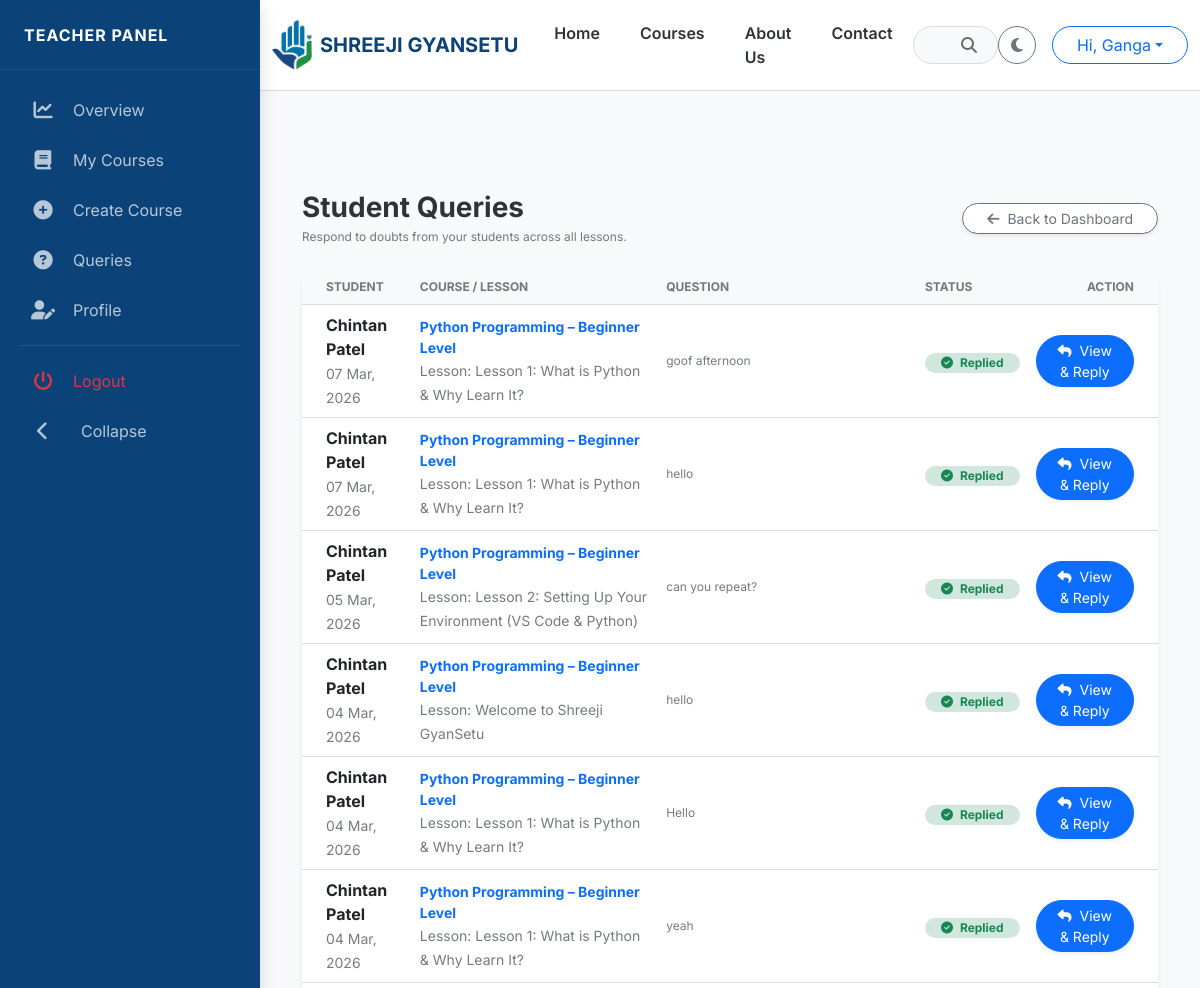
The app's page /dashboard/teacher/queries/ (signed in, upper part), older data.
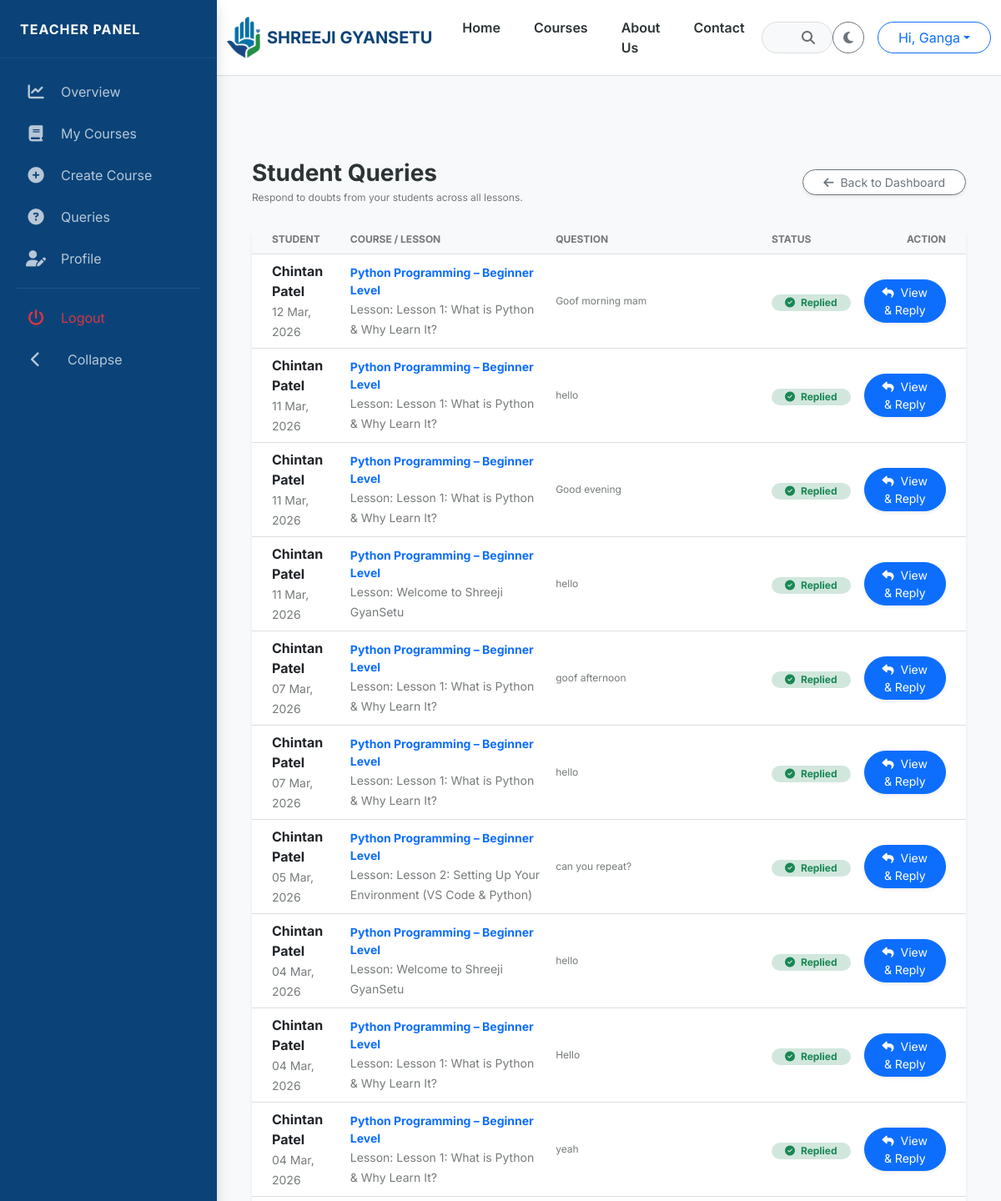
The same page, newer data.
### users/models.py (models this page shows, shortened)
class User(AbstractUser):
    class Role(models.TextChoices):
        ADMIN = "ADMIN", "Admin"
        TEACHER = "TEACHER", "Teacher"
        STUDENT = "STUDENT", "Student"
    role = models.CharField(max_length=10, choices=Role.choices, default=Role.STUDENT)
    phone_number = models.CharField(max_length=15, blank=True, null=True)
    profile_picture = models.ImageField(upload_to='profiles/', blank=True, null=True)

### courses/models.py (models this page shows, shortened)
class LessonQuery(models.Model):
    lesson = models.ForeignKey(Lesson, on_delete=models.CASCADE, related_name='queries')
    student = models.ForeignKey(
        settings.AUTH_USER_MODEL,
        on_delete=models.CASCADE,
        related_name='student_queries'
    )
    question = models.TextField()
    answer = models.TextField(blank=True, null=True)
    is_resolved = models.BooleanField(default=False)
    created_at = models.DateTimeField(auto_now_add=True)
    updated_at = models.DateTimeField(auto_now=True)
    class Meta:
        verbose_name_plural = "9. Lesson Queries"
        ordering = ['-created_at']

class Lesson(models.Model):
    LESSON_TYPES = [('Video', 'Video'), ('PDF', 'Notes'), ('Quiz', 'Quiz')]
    course = models.ForeignKey(Course, on_delete=models.CASCADE, related_name='course_lessons')
    module = ChainedForeignKey(
        Module,
        chained_field="course",
        chained_model_field="course",
        show_all=False,
        auto_choose=True,
        sort=True,
        related_name='lessons'
    )
    title = models.CharField(max_length=200)
    lesson_type = models.CharField(max_length=10, choices=LESSON_TYPES, default='Video')
    lecturer_name = models.CharField(max_length=100, blank=True, null=True, default="Admin")
    description = models.TextField(blank=True, null=True, help_text="Detailed information about this video content")
    thumbnail = models.ImageField(upload_to='lesson_thumbnails/', blank=True, null=True, help_text="Upload a specific thumbnail for this lesson video")
    video_url = models.URLField(blank=True, null=True, help_text="YouTube or Vimeo Link")
    content_file = models.FileField(upload_to='lessons/', blank=True, null=True)
    notes_file = models.FileField(upload_to='lesson_notes/', blank=True, null=True, help_text="Upload PDF Notes for this lesson")
    is_preview = models.BooleanField(default=False, help_text="Check if this is a free demo lesson")
    order = models.PositiveIntegerField(default=0)
    resources = models.TextField(
        blank=True,
        null=True,
        help_text="Add links or descriptions of resources here (e.g. GitHub link, useful websites)"
    )
    class Meta:
        verbose_name_plural = "4. Lessons"
        ordering = ['order']

class Course(models.Model):
    LEVEL_CHOICES = [('Beginner', 'Beginner'), ('Intermediate', 'Intermediate'), ('Advanced', 'Advanced')]
    master_category = models.ForeignKey(MasterCategory, on_delete=models.CASCADE, related_name='courses')
    title = models.CharField(max_length=200)
    slug = models.SlugField(unique=True, blank=True)
    thumbnail = models.ImageField(upload_to='course_thumbnails/')
    description = models.TextField()
    is_active = models.BooleanField(default=True)
    price = models.DecimalField(max_digits=10, decimal_places=2)
    discount_price = models.DecimalField(max_digits=10, decimal_places=2, null=True, blank=True)
    level = models.CharField(max_length=20, choices=LEVEL_CHOICES, default='Beginner')
    is_live = models.BooleanField(default=False)
    enrollment_count = models.PositiveIntegerField(default=0)
    created_at = models.DateTimeField(auto_now_add=True)
    teacher = models.ForeignKey(
        settings.AUTH_USER_MODEL,
        on_delete=models.SET_NULL,
        null=True,
        blank=True,
        limit_choices_to=Q(profile__user_type= 'Teacher') | Q(profile__user_type= 'Admin'),
        related_name='taught_courses',
    )
    students = models.ManyToManyField(
        settings.AUTH_USER_MODEL,
        related_name='enrolled_courses',
        blank=True,
        limit_choices_to=Q(profile__user_type= 'Student')
    )
    @property
    def enrollment_count(self):
        """Returns the actual count from the ManyToMany relationship"""
        return self.students.count()
    class Meta:
        verbose_name_plural = "2. Courses"

### courses/views.py (the view)
# urls.py: path('dashboard/teacher/queries/', teacher_queries, name='teacher_queries'),
@login_required
def teacher_queries(request):
    try:
        if request.user.profile.user_type.lower() != 'teacher':
            return HttpResponseForbidden("Access Denied: You must be a Teacher.")
    except AttributeError:
        return HttpResponseForbidden("Access Denied: Profile not found.")
    Notification.objects.filter(user=request.user, is_read=False).update(is_read=True)
    queries = LessonQuery.objects.filter(
        lesson__course__teacher=request.user
    ).select_related('lesson', 'student', 'lesson__course')
    return render(request, 'courses/teacher_queries.html', {'queries': queries})

### templates/courses/teacher_queries.html (shortened to what this page needs)
{% extends 'base_sidebar.html' %}
{% block dashboard_content %}
  <div class="container-fluid">
    <div class="d-flex justify-content-between align-items-center mb-4">
      <div>
        <h3 class="fw-bold mb-1" style="color: var(--text-dark);">Student Queries</h3>
        <p class="text-muted small mb-0">Respond to doubts from your students across all lessons.</p>
      </div>
      <a href="{% url 'teacher_dashboard' %}" class="btn btn-outline-secondary btn-sm rounded-pill px-4 shadow-sm bg-white btn-dash-nav"><i class="fas fa-arrow-left me-2"></i>Back to Dashboard</a>
    </div>
    <div class="card border-0 shadow-sm" style="border-radius: 15px; background: var(--card-bg);">
      <div class="table-responsive">
        <table class="table table-hover align-middle mb-0">
          <thead class="bg-light">
            <tr class="text-muted small text-uppercase">
              <th class="ps-4">Student</th>
              <th>Course / Lesson</th>
              <th>Question</th>
              <th>Status</th>
              <th class="text-end pe-4">Action</th>
            </tr>
          </thead>
          <tbody>
            {% for query in queries %}
              <tr>
                <td class="ps-4">
                  <div class="fw-bold text-dark">{{ query.student.get_full_name|default:query.student.username }}</div>
                  <small class="text-muted">{{ query.created_at|date:'d M, Y' }}</small>
                </td>
                <td>
                  <small class="d-block fw-bold text-primary">{{ query.lesson.course.title }}</small>
                  <small class="text-muted">Lesson: {{ query.lesson.title }}</small>
                </td>
                <td>
                  <div class="text-truncate query-text text-muted small" title="{{ query.question }}">{{ query.question }}</div>
                </td>
                <td>
                  {% if query.is_resolved %}
                    <span class="badge bg-success-subtle text-success rounded-pill px-3"><i class="fas fa-check-circle me-1"></i> Replied</span>
                  {% else %}
                    <span class="badge bg-warning-subtle text-warning rounded-pill px-3"><i class="fas fa-clock me-1"></i> Pending</span>
                  {% endif %}
                </td>
                <td class="text-end pe-4">
                  <button class="btn btn-sm btn-primary rounded-pill px-3 shadow-sm" data-bs-toggle="modal" data-bs-target="#replyModal{{ query.id }}"><i class="fas fa-reply me-1"></i> View & Reply</button>
                </td>
              </tr>
            {% endfor %}
          </tbody>
        </table>
      </div>
    </div>
  </div>
{% endblock %}

### templates/base_sidebar.html (shortened to what this page needs)
{% extends 'base.html' %}
{% block content %}
  <div class="dashboard-wrapper">
    <nav class="sidebar shadow" id="sidebar">
      <div class="sidebar-header">
        <span class="logo-text fw-bold">
          {% if user.profile.user_type == 'Admin' or user.is_superuser %}
            ADMIN PANEL
          {% elif user.profile.user_type == 'Teacher' %}
            TEACHER PANEL
          {% else %}
            STUDENT PANEL
          {% endif %}
        </span>
      </div>
      <ul class="sidebar-menu">
        {% if user.profile.user_type == 'Admin' or user.is_superuser %}
          <li class="{% if request.resolver_match.url_name == 'admin_dashboard' %}active{% endif %}">
            <a href="{% url 'admin_dashboard' %}"><i class="fas fa-chart-line"></i> <span class="menu-text">Overview</span></a>
          </li>
          <li>
            <a href="{% url 'all_instructors' %}"><i class="fas fa-users-cog"></i> <span class="menu-text">Instructors</span></a>
          </li>
          <li>
            <a href="{% url 'all_platform_courses' %}"><i class="fas fa-layer-group"></i> <span class="menu-text">Courses</span></a>
          </li>
          <li>
            <a href="{% url 'admin_communication' %}"><i class="fas fa-envelope"></i> <span class="menu-text">Messages</span></a>
          </li>
          <li>
            <a href="{% url 'all_inquiries' %}"><i class="fas fa-comments"></i> <span class="menu-text">User Inquiries</span></a>
          </li>
        {% elif user.profile.user_type == 'Teacher' %}
          <li class="{% if request.resolver_match.url_name == 'teacher_dashboard' %}active{% endif %}">
            <a href="{% url 'teacher_dashboard' %}"><i class="fas fa-chart-line"></i> <span class="menu-text">Overview</span></a>
          </li>
          <li>
            <a href="{% url 'teacher_my_courses' %}"><i class="fas fa-book"></i> <span class="menu-text">My Courses</span></a>
          </li>
          <li>
            <a href="{% url 'teacher_upload_course_sb' %}"><i class="fas fa-plus-circle"></i> <span class="menu-text">Create Course</span></a>
          </li>
          <li>
            <a href="{% url 'teacher_queries' %}"><i class="fas fa-question-circle"></i> <span class="menu-text">Queries</span></a>
          </li>
        {% endif %}
        <li class="{% if request.resolver_match.url_name == 'edit_profile' %}active{% endif %}">
          <a href="{% url 'edit_profile_sb' %}"><i class="fas fa-user-edit"></i> <span class="menu-text">Profile</span></a>
        </li>
        <hr style="opacity: 0.1; margin: 10px 20px;" />
        <li>
          <a href="javascript:void(0)" onclick="document.getElementById('logout-form-dash').submit();" class="text-danger"><i class="fas fa-power-off"></i> <span class="menu-text">Logout</span></a>
        </li>
        <li class="mt-auto">
          <a href="javascript:void(0)" id="toggleSidebar"><i class="fas fa-chevron-left" id="toggleIcon"></i> <span class="menu-text ms-2">Collapse</span></a>
        </li>
      </ul>
    </nav>
    <main class="main-content" id="main-content">
      {% block dashboard_content %}
      {% endblock %}
    </main>
  </div>
{% endblock %}

### templates/base.html (shortened to what this page needs)
<!DOCTYPE html>
<html lang="en" data-theme="light">
  <head>
    {% load static %}
    <link href="https://cdn.jsdelivr.net/npm/bootstrap@5.3.0/dist/css/bootstrap.min.css" rel="stylesheet" />
    <link rel="stylesheet" href="https://cdnjs.cloudflare.com/ajax/libs/font-awesome/6.4.0/css/all.min.css" />
    <link rel="stylesheet" href="{% static 'css/style.css' %}" />
  </head>
  <body>
    <nav class="navbar navbar-expand-lg sticky-top">
      <div class="container">
        <a class="navbar-brand d-flex align-items-center" href="/">
          <img src="{% static 'images/logo.png' %}" alt="Logo" height="50" class="me-2" />
          <span class="fw-bold">SHREEJI GYANSETU</span>
        </a>
        <div class="collapse navbar-collapse" id="mainNavbar">
          <ul class="navbar-nav mb-2 mb-lg-0 fw-semibold">
            <li class="nav-item">
              <a class="nav-link" href="/">Home</a>
            </li>
            <li class="nav-item">
              <a class="nav-link" href="{% url 'all_courses' %}">Courses</a>
            </li>
            <li class="nav-item">
              <a class="nav-link" href="{% url 'about_us' %}">About Us</a>
            </li>
            <li class="nav-item">
              <a class="nav-link" href="{% url 'contact_us' %}">Contact</a>
            </li>
          </ul>
          <form class="mx-auto d-none d-lg-flex position-relative" style="width: 25%;" action="{% url 'search' %}" method="GET">
            <input name="q" class="form-control rounded-pill ps-4 pe-5" type="search" placeholder="What do you want to learn?" value="{{ request.GET.q }}" style="background: var(--bg-light); color: var(--text-dark); border-color: var(--border-color);" />
            <button class="btn position-absolute end-0 top-50 translate-middle-y me-2" type="submit"><i class="fas fa-search"></i></button>
          </form>
          <div class="d-flex align-items-center gap-3">
            <button id="theme-toggle" class="btn btn-outline-secondary rounded-circle" onclick="toggleTheme()" title="Toggle Theme"><i class="fas fa-moon"></i></button>
            {% if user.is_authenticated %}
              <div class="dropdown">
                <button class="btn btn-outline-primary dropdown-toggle rounded-pill px-4" type="button" data-bs-toggle="dropdown">Hi, {{ user.first_name|default:user.username }}</button>
              </div>
            {% else %}
              <a href="{% url 'login' %}" class="btn btn-dark rounded-pill px-4">Login</a>
            {% endif %}
          </div>
        </div>
      </div>
    </nav>
    {% block content %}
    {% endblock %}
  </body>
</html>

Row changes from the older to the newer data that the page shows:
added LessonQuery: student.get_full_name "Chintan Patel", created_at "12 Mar, 2026", lesson.course "Python Programming – Beginner Level", lesson "Lesson 1: What is Python & Why Learn It?", question "Goof morning mam", is_resolved True (drawn)
added LessonQuery: student.get_full_name "Chintan Patel", created_at "11 Mar, 2026", lesson.course "Python Programming – Beginner Level", lesson "Lesson 1: What is Python & Why Learn It?", question "hello", is_resolved True (drawn)
added LessonQuery: student.get_full_name "Chintan Patel", created_at "11 Mar, 2026", lesson.course "Python Programming – Beginner Level", lesson "Lesson 1: What is Python & Why Learn It?", question "Good evening", is_resolved True (drawn)
added LessonQuery: student.get_full_name "Chintan Patel", created_at "11 Mar, 2026", lesson.course "Python Programming – Beginner Level", lesson "Welcome to Shreeji GyanSetu", question "hello", is_resolved True (drawn)
